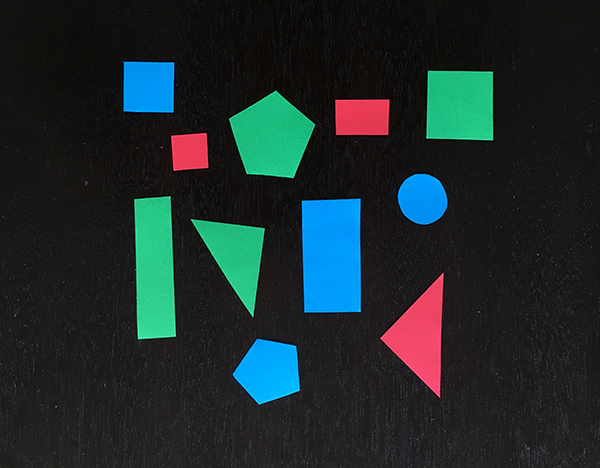
#> input picture Determining Object Color/shape.png, 600 x 468 px
$ python determining_object_color.py --image shape.png
#> lines starting #> are read from the running program, lines starting #| are printed output that depends on the picture; after the words box and inside, x2 and y2 are one past the last pixel; in counts of white or black regions, pixels touching at a corner belong together
#> further down, image is the input picture: shape (468, 600, 3); mean B, G, R 43.2, 42.5, 29.4
# import the necessary packages
from scipy.spatial import distance as dist
from collections import OrderedDict
import numpy as np
import argparse
import cv2


# construct the argument parse and parse the arguments
ap = argparse.ArgumentParser()
ap.add_argument("-i", "--image", required=True,
	help="path to the input image")
args = vars(ap.parse_args())


def grab_contours(cnts):
	if len(cnts) == 2:
		cnts = cnts[0]
	elif len(cnts) == 3:
		cnts = cnts[1]
	else:
		raise Exception('The length of the contour must be 2 or 3.')
	return cnts

def resize(image, width=None, height=None, inter=cv2.INTER_AREA):
#> called with width = 300, inter = 3
    dim = None
    (h, w) = image.shape[:2]
#> h = 468; w = 600
    if width is None and height is None:
        return image
    if width is None:
        r = height / float(h)
        dim = (int(w * r), height)
    else:
        r = width / float(w)
#> r = 0.5
        dim = (width, int(h * r))
#> dim = (300, 234)
    resized = cv2.resize(image, dim, interpolation=inter)
    return resized


def detect_color(image,c):
	# initialize the colors dictionary, containing the color
	# name as the key and the RGB tuple as the value
	colors = OrderedDict({
		"red": (255, 0, 0),
		"green": (0, 255, 0),
		"blue": (0, 0, 255)})

	# allocate memory for the L*a*b* image, then initialize
	# the color names list
	lab = np.zeros((len(colors), 1, 3), dtype="uint8")
	colorNames = []

	# loop over the colors dictionary
	for (i, (name, rgb)) in enumerate(colors.items()):
		# update the L*a*b* array and the color names list
		lab[i] = rgb
		colorNames.append(name)

	# convert the L*a*b* array from the RGB color space
	# to L*a*b*
	lab = cv2.cvtColor(lab, cv2.COLOR_RGB2LAB)
	mask = np.zeros(image.shape[:2], dtype="uint8")
	cv2.drawContours(mask, [c], -1, 255, -1)
	mask = cv2.erode(mask, None, iterations=2)
	mean = cv2.mean(image, mask=mask)[:3]

	cv2.imshow("mask", mask)
	cv2.waitKey(0)


	minDist = (np.inf, None)

	for (i, row) in enumerate(lab):
		d = dist.euclidean(row[0], mean)
		if d < minDist[0]:
			minDist = (d, i)
	return colorNames[minDist[1]]


def detect_shape(c):
	# initialize the shape name and approximate the contour
	shape = "unidentified"
	peri = cv2.arcLength(c, True)
	approx = cv2.approxPolyDP(c, 0.04 * peri, True)

	# if the shape is a triangle, it will have 3 vertices
	if len(approx) == 3:
		shape = "triangle"
	# if the shape has 4 vertices, it is either a square or
	# a rectangle
	elif len(approx) == 4:
		# compute the bounding box of the contour and use the
		# bounding box to compute the aspect ratio
		(x, y, w, h) = cv2.boundingRect(approx)
		ar = w / float(h)
		# a square will have an aspect ratio that is approximately
		# equal to one, otherwise, the shape is a rectangle
		shape = "square" if ar >= 0.95 and ar <= 1.05 else "rectangle"
	# if the shape is a pentagon, it will have 5 vertices
	elif len(approx) == 5:
			shape = "pentagon"
	# otherwise, we assume the shape is a circle
	else:
		shape = "circle"
	# return the name of the shape
	return shape


# load the image and resize it to a smaller factor so that
# the shapes can be approximated better
image = cv2.imread(args["image"])
resized = resize(image, width=300)
ratio = image.shape[0] / float(resized.shape[0])
#> ratio = 2

# blur the resized image slightly, then convert it to both
# grayscale and the L*a*b* color spaces
blurred = cv2.GaussianBlur(resized, (5, 5), 0)
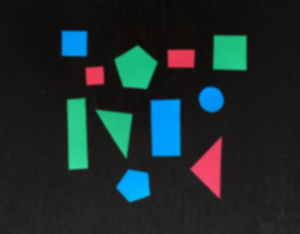
#> blurred: shape (234, 300, 3); mean B, G, R 43.4, 42.7, 29.5
gray = cv2.cvtColor(blurred, cv2.COLOR_BGR2GRAY)
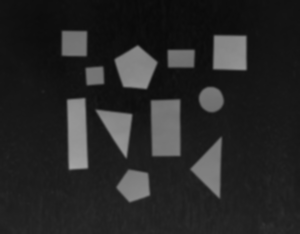
#> gray: shape (234, 300); min 9, max 165, mean 38.8
lab = cv2.cvtColor(blurred, cv2.COLOR_BGR2LAB)
#> lab: shape (234, 300, 3); mean of channels 0, 1, 2 41.6, 126.2, 127.7
thresh = cv2.threshold(gray, 60, 255, cv2.THRESH_BINARY)[1]
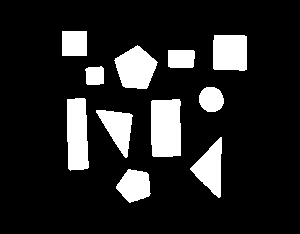
#> thresh: shape (234, 300); 14.7% white; 11 white regions

# find contours in the thresholded image
cnts = cv2.findContours(thresh.copy(), cv2.RETR_EXTERNAL,
	cv2.CHAIN_APPROX_SIMPLE)
#> cnts = 11 contours; largest, box (x1, y1, x2, y2) and area: (151, 99, 181, 157) 1594, (67, 98, 89, 171) 1330, (114, 45, 158, 89) 1234, (213, 35, 247, 71) 1122, (190, 137, 222, 198) 968
cnts = grab_contours(cnts)

# loop over the contours
for c in cnts:
	# compute the center of the contour
	M = cv2.moments(c)
	if M["m00"] != 0:
		cX = int((M["m10"] / M["m00"]) * ratio)
		cY = int((M["m01"] / M["m00"]) * ratio)
	else:
	    cX, cY = 0, 0

	# detect the shape of the contour and label the color
	shape = detect_shape(c)
	color = detect_color(lab, c)

	# multiply the contour (x, y)-coordinates by the resize ratio,
	# then draw the contours and the name of the shape and labeled
	# color on the image
	c = c.astype("float")
	c *= ratio
	c = c.astype("int")
	text = "{} {}".format(color, shape)
	cv2.drawContours(image, [c], -1, (0, 255, 0), 2)
	cv2.putText(image, text, (cX - 25, cY),
		cv2.FONT_HERSHEY_SIMPLEX, 0.6, (255, 255, 255), 2)

	# show the output image
	cv2.imshow("Image", image)
	cv2.waitKey(0)
#> this loop made 11 passes
#> (c, cX, cY, shape, peri in detect_shape, approx in detect_shape, x in detect_shape, y in detect_shape) on pass 11: ([[124, 62], [124, 110], [172, 110], [172, 62]], 148, 86, 'square', 96, [[62, 31], [62, 55], [86, 55], [86, 31]], 62, 31)
#> (cX, cY, shape, peri in detect_shape, approx in detect_shape, x in detect_shape, y in detect_shape, w in detect_shape) on passes 4, 5, 7, 8, 10: (330, 255, 'rectangle', 169.3, [[179, 99], [151, 101], [153, 156], [180, 155]], 151, 99, 30), (153, 268, 'rectangle', 179.6, [[84, 98], [67, 99], [70, 170], [88, 167]], 67, 98, 22), (188, 150, 'square', 67.31, [[101, 66], [85, 69], [87, 84], [103, 83]], 85, 66, 19), (361, 116, 'rectangle', 83.66, [[168, 50], [168, 66], [193, 66], [193, 50]], 168, 50, 26), (459, 104, 'square', 133.1, [[214, 35], [213, 68], [246, 69], [246, 36]], 213, 35, 34)
#> pass 1, in detect_color, `mask = cv2.erode(mask, None, iterations=2)`:
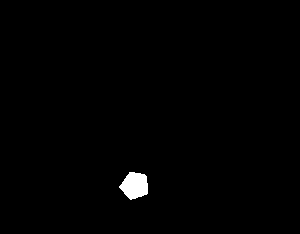
#> mask: shape (234, 300); 0.83% white; 1 white region, box (x1, y1, x2, y2) and area: (119, 172, 148, 200) 580
#> pass 1, `cv2.imshow("Image", image)`:
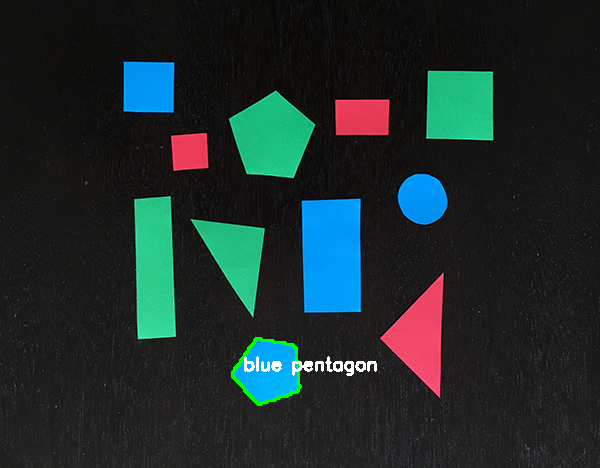
#> window 'Image': shape (468, 600, 3); mean B, G, R 43.4, 43.5, 30.1
#> pass 2, in detect_color (call 2), `mask = cv2.erode(mask, None, iterations=2)`:
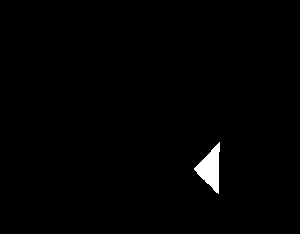
#> mask: shape (234, 300); 0.97% white; 1 white region, box (x1, y1, x2, y2) and area: (194, 142, 220, 194) 682
#> after the loop:
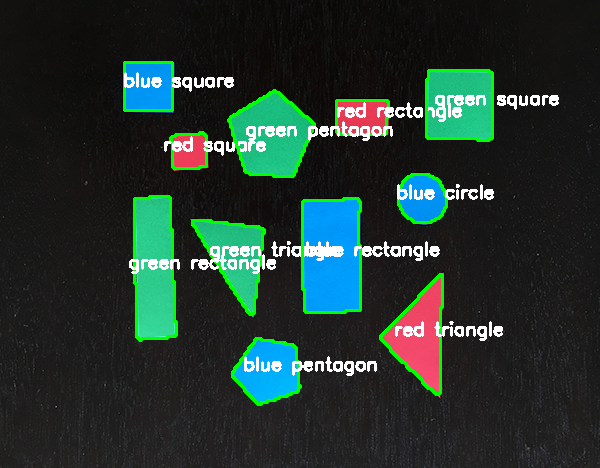
#> image: shape (468, 600, 3); 6.12% of pixels changed, all inside (x1, y1, x2, y2) = (123, 61, 559, 406)
